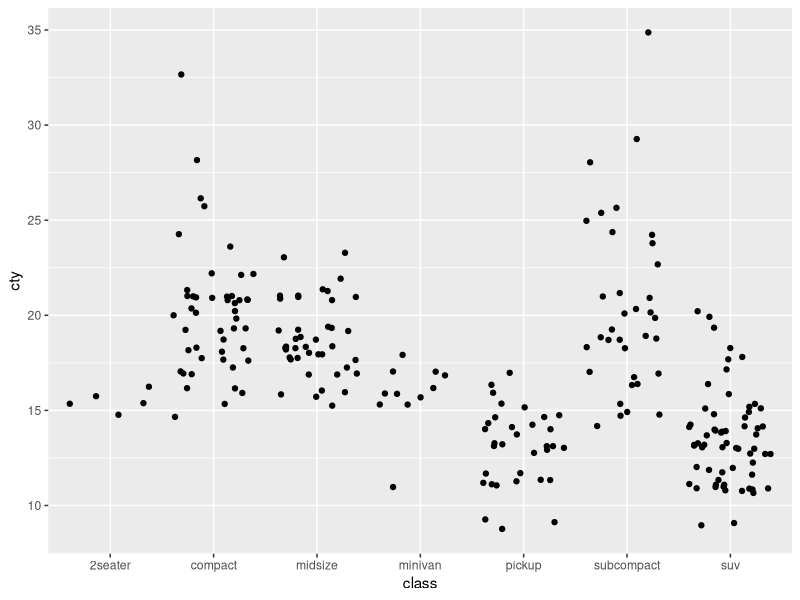

Write R code to recreate this figure.
## ---- chunk 1
knitr::opts_chunk$set(echo = TRUE)
library(tidyverse)
## ---- chunk 2
ggplot(data = mpg, aes(x = class, y = cty)) +
    geom_jitter()
